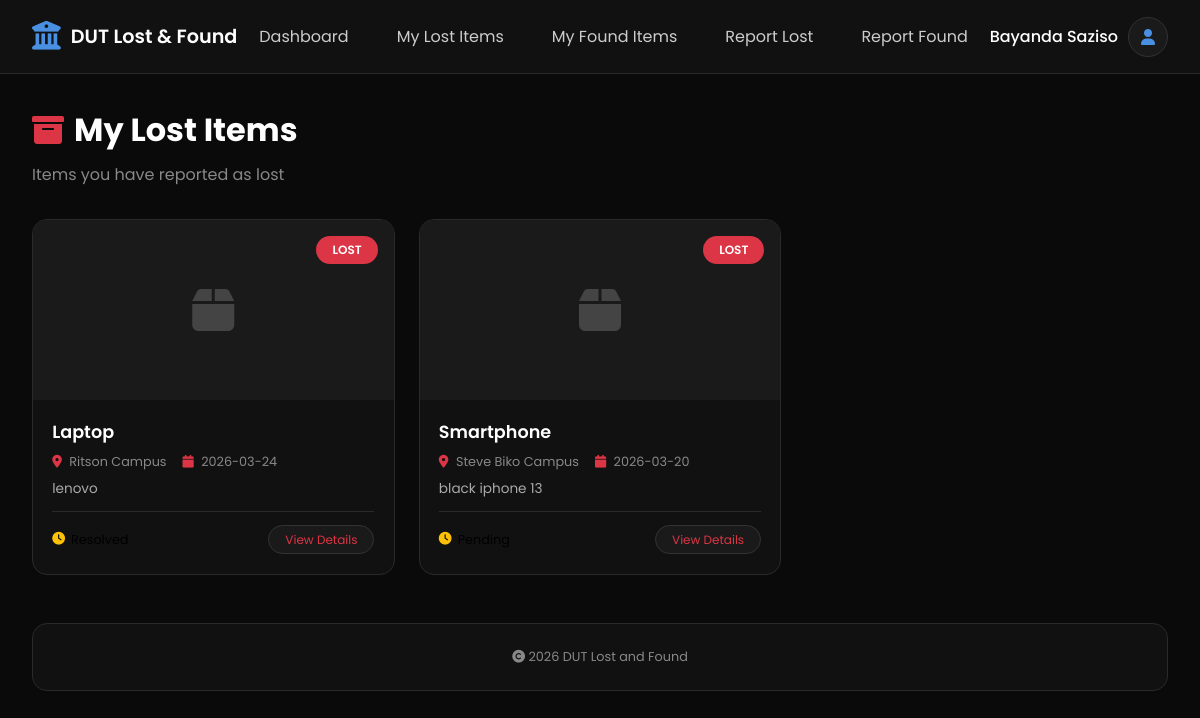
The app's page /my-lost-items (signed in) with its own data.
### tables this page shows
CREATE TABLE lost_items
                 (id INTEGER PRIMARY KEY AUTOINCREMENT,
                  user_id INTEGER,
                  item_name TEXT NOT NULL,
                  category TEXT NOT NULL,
                  description TEXT NOT NULL,
                  date_lost DATE NOT NULL,
                  location TEXT NOT NULL,
                  latitude REAL,
                  longitude REAL,
                  contact_name TEXT NOT NULL,
                  contact_email TEXT NOT NULL,
                  contact_phone TEXT,
                  reward_offered BOOLEAN DEFAULT 0,
                  image_path TEXT,
                  status TEXT DEFAULT 'pending',
                  resolved_at TIMESTAMP,
                  resolved_by INTEGER,
                  created_at TIMESTAMP DEFAULT CURRENT_TIMESTAMP,
                  FOREIGN KEY (user_id) REFERENCES users(id),
                  FOREIGN KEY (resolved_by) REFERENCES users(id));

### app.py (the view)
@app.route('/my-lost-items')
def my_lost_items():
    if 'user' not in session:
        flash("Please login first!", "warning")
        return redirect(url_for('login'))
    conn = get_db()
    items = conn.execute('''SELECT * FROM lost_items
                            WHERE user_id = ?
                            ORDER BY created_at DESC''',
                        (session['user']['id'],)).fetchall()
    conn.close()
    return render_template('my_lost_items.html',
                         user=session['user'],
                         lost_items=[dict(item) for item in items])

### app.py (called while the page is built)
def get_db():
    conn = sqlite3.connect('lost_and_found.db')
    conn.row_factory = sqlite3.Row
    return conn

### templates/my_lost_items.html (shortened to what this page needs)
<!DOCTYPE html>
<html lang="en">
<head>
    <link rel="stylesheet" href="https://cdnjs.cloudflare.com/ajax/libs/font-awesome/6.0.0-beta3/css/all.min.css">
</head>
<body>
    <nav class="navbar">
        <div class="logo">
            <i class="fas fa-university"></i>
            <span>DUT Lost & Found</span>
        </div>
        <div class="nav-links">
            <a href="/dashboard" class="nav-link">Dashboard</a>
            <a href="/my-lost-items" class="nav-link active">My Lost Items</a>
            <a href="/my-found-items" class="nav-link">My Found Items</a>
            <a href="/report-lost" class="nav-link">Report Lost</a>
            <a href="/report-found" class="nav-link">Report Found</a>
        </div>
        <div class="user-info">
            <span class="user-name">{{ user.full_name }}</span>
            <div class="avatar">
                <i class="fas fa-user"></i>
            </div>
        </div>
    </nav>
    <div class="container">
        <div class="page-header">
            <h1><i class="fas fa-archive"></i> My Lost Items</h1>
            <p>Items you have reported as lost</p>
        </div>
        <div class="items-grid">
            {% for item in lost_items %}
            <div class="item-card">
                <div class="item-image">
                    {% if item.image_path %}
                        <img src="{{ url_for('static', filename=item.image_path) }}" alt="{{ item.item_name }}">
                    {% else %}
                        <i class="fas fa-box placeholder-icon"></i>
                    {% endif %}
                    <span class="item-badge">LOST</span>
                </div>
                <div class="item-content">
                    <div class="item-title">{{ item.item_name }}</div>
                    <div class="item-meta">
                        <span><i class="fas fa-map-marker-alt"></i> {{ item.location }}</span>
                        <span><i class="fas fa-calendar"></i> {{ item.date_lost }}</span>
                    </div>
                    <div class="item-description">
                        {{ item.description[:100] }}{% if item.description|length > 100 %}...{% endif %}
                    </div>
                    <div class="item-footer">
                        <div class="item-status">
                            <i class="fas fa-clock status-pending"></i>
                            <span>{{ item.status|capitalize }}</span>
                        </div>
                        <a href="/item/lost/{{ item.id }}" class="btn-view">View Details</a>
                    </div>
                </div>
            </div>
            {% endfor %}
        </div>
        <div class="dut-footer">
            <p><i class="fas fa-copyright"></i> 2026 DUT Lost and Found</p>
        </div>
    </div>
</body>
</html>

### templates/my_lost_items.html (style rules this page uses)
* { margin: 0; padding: 0; box-sizing: border-box; }
body { font-family: 'Poppins', sans-serif; background: #0a0a0a; min-height: 100vh; }
.navbar { background: #111111; padding: 1rem 2rem; border-bottom: 1px solid #2a2a2a; display: flex; justify-content: space-between; align-items: center; }
.logo { display: flex; align-items: center; gap: 10px; }
.logo i { font-size: 1.8rem; color: #4a90e2; }
.logo span { font-size: 1.2rem; font-weight: 600; color: #ffffff; }
.nav-links { display: flex; gap: 1rem; }
.nav-link { text-decoration: none; color: #cccccc; padding: 0.5rem 1rem; border-radius: 50px; transition: 0.2s; }
.user-info { display: flex; align-items: center; gap: 10px; }
.user-name { color: #ffffff; font-weight: 500; }
.avatar { width: 40px; height: 40px; background: #1a1a1a; border-radius: 50%; display: flex; align-items: center; justify-content: center; color: #4a90e2; border: 1px solid #333333; }
.container { max-width: 1200px; margin: 2rem auto; padding: 0 2rem; }
.page-header { margin-bottom: 2rem; }
.page-header h1 { color: #ffffff; font-size: 2rem; margin-bottom: 0.5rem; display: flex; align-items: center; gap: 10px; }
.page-header h1 i { color: #dc3545; }
.page-header p { color: #888888; }
.items-grid { display: grid; grid-template-columns: repeat(auto-fill, minmax(350px, 1fr)); gap: 1.5rem; margin: 2rem 0; }
.item-card { background: #111111; border-radius: 15px; overflow: hidden; border: 1px solid #2a2a2a; transition: 0.2s; }
.item-image { height: 180px; background: #1a1a1a; position: relative; display: flex; align-items: center; justify-content: center; }
.item-image .placeholder-icon { font-size: 3rem; color: #444444; }
.item-badge { position: absolute; top: 1rem; right: 1rem; padding: 0.3rem 1rem; border-radius: 50px; font-size: 0.75rem; font-weight: 600; background: #dc3545; color: white; }
.item-content { padding: 1.2rem; }
.item-title { font-size: 1.1rem; font-weight: 600; color: #ffffff; margin-bottom: 0.5rem; }
.item-meta { display: flex; gap: 1rem; margin-bottom: 0.5rem; font-size: 0.8rem; color: #888888; }
.item-meta i { margin-right: 4px; color: #dc3545; }
.item-description { color: #aaaaaa; font-size: 0.85rem; margin-bottom: 0.8rem; line-height: 1.4; }
.item-footer { display: flex; justify-content: space-between; align-items: center; margin-top: 0.8rem; padding-top: 0.8rem; border-top: 1px solid #2a2a2a; }
.item-status { display: flex; align-items: center; gap: 6px; font-size: 0.8rem; }
.status-pending { color: #ffc107; }
.btn-view { background: #1a1a1a; color: #dc3545; padding: 0.3rem 1rem; border-radius: 50px; text-decoration: none; font-size: 0.75rem; transition: 0.2s; border: 1px solid #333333; }
.dut-footer { margin-top: 3rem; padding: 1.5rem; background: #111111; border-radius: 15px; text-align: center; border: 1px solid #2a2a2a; }
.dut-footer p { color: #888888; font-size: 0.8rem; }

### records on screen
lost_items: item_name "Laptop", location "Ritson Campus", date_lost "2026-03-24", description "lenovo"
lost_items: item_name "Smartphone", location "Steve Biko Campus", date_lost "2026-03-20", description "black iphone 13"

### other values on screen
{{ user.full_name }} "Bayanda Saziso"
